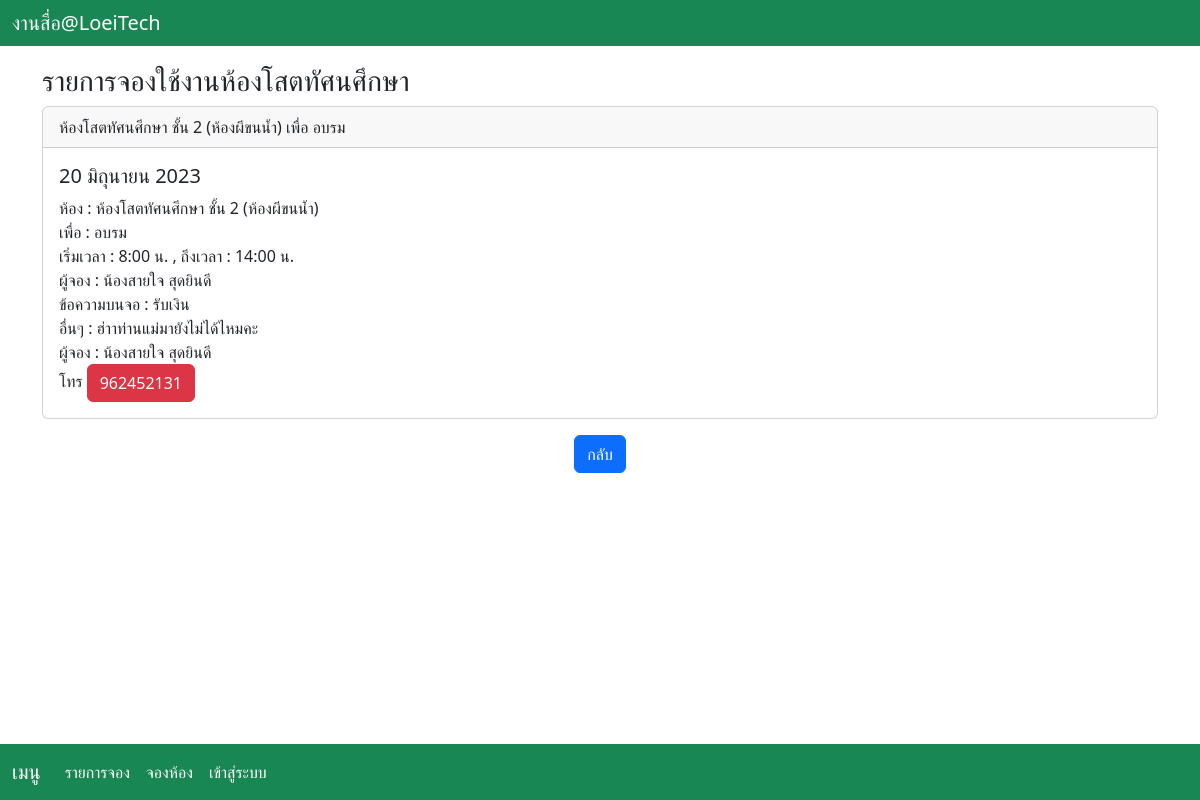
The page /bookdetail/2 on the database its author committed.
### booking/models.py (models this page shows, shortened)
class book_dtl(models.Model):
    book_id = models.AutoField(primary_key=True)
    room_id = models.ForeignKey(room_dtl,null=True,on_delete=models.CASCADE)
    purposename = models.CharField(max_length=200,null=True)
    txtonfloor = models.CharField(max_length=200,null=True)
    sdate = models.DateField(auto_now=False, auto_now_add=False)
    stime = models.TimeField(auto_now=False, auto_now_add=False)
    etime = models.TimeField(auto_now=False, auto_now_add=False)
    txtusername = models.CharField(max_length=200,null=True)
    txttel = models.IntegerField(null=True)
    other = models.CharField(max_length=200,null=True)

class room_dtl(models.Model):
    room_id = models.AutoField(primary_key=True)
    room_name = models.CharField(max_length=200,null=True)

### booking/views.py (the view)
# urls.py: path('bookdetail/<int:id>',views.bookdetail),
def bookdetail(request,id):
    fetch_book = book_dtl.objects.get(pk=id)
    return render(request,'bookdetail.html',{'fetch_book': fetch_book})

### booking/templates/bookdetail.html (shortened to what this page needs)
{% include 'home.html' %}
<div class="container mt-3">
  <h3>รายการจองใช้งานห้องโสตทัศนศึกษา</h3>
  <div class="card">
    <div class="card-header">{{fetch_book.room_id.room_name}} เพื่อ {{fetch_book.purposename}}</div>
    <div class="card-body">
      <h5 class="card-title">{{fetch_book.sdate}}</h5>
      <p class="card-text">
        ห้อง : {{fetch_book.room_id.room_name}}
        <br>
        เพื่อ : {{fetch_book.purposename}}
        <br>
        เริ่มเวลา : {{fetch_book.stime}} น. , ถึงเวลา : {{fetch_book.etime}} น.
        <br>
        ผู้จอง : {{fetch_book.txtusername}}
        <br>
        ข้อความบนจอ : {{fetch_book.txtonfloor}}
        <br>
        อื่นๆ  : {{fetch_book.other}}
        <br>
        ผู้จอง : {{fetch_book.txtusername}}
        <br>
        โทร <a href="#" class="btn btn-danger"> {{fetch_book.txttel}} </a>
      </p>
    </div>
  </div><p></p>
  <center><button onclick="history.back()" class="btn btn-primary">กลับ</button></center>
  <div class="mt-4 p-5 bg-white text-white rounded">
  </div>
</div>

### rows shown on the page
book_dtl: room_id.room_name "ห้องโสตทัศนศึกษา ชั้น 2 (ห้องผีขนน้ำ)", purposename "อบรม", sdate "20 มิถุนายน 2023", stime "8:00", etime "14:00", txtusername "น้องสายใจ สุดยินดี", txtonfloor "รับเงิน", other "ฮ่าาท่านแม่มายังไม่ได้ไหมคะ", txttel "962452131"
